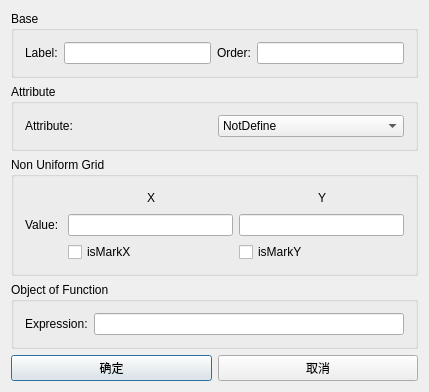
<?xml version="1.0" encoding="UTF-8"?>
<ui version="4.0">
 <class>Sector</class>
 <widget class="QDialog" name="Sector">
  <property name="geometry">
   <rect>
    <x>0</x>
    <y>0</y>
    <width>429</width>
    <height>339</height>
   </rect>
  </property>
  <property name="windowTitle">
   <string>Dialog</string>
  </property>
  <layout class="QGridLayout" name="gridLayout_3">
   <item row="0" column="0" colspan="2">
    <widget class="QGroupBox" name="groupBox">
     <property name="title">
      <string>Base</string>
     </property>
     <layout class="QHBoxLayout" name="horizontalLayout">
      <item>
       <widget class="QLabel" name="label">
        <property name="text">
         <string>Label:</string>
        </property>
       </widget>
      </item>
      <item>
       <widget class="QLineEdit" name="le_name"/>
      </item>
      <item>
       <widget class="QLabel" name="label_2">
        <property name="text">
         <string>Order:</string>
        </property>
       </widget>
      </item>
      <item>
       <widget class="QLineEdit" name="le_order"/>
      </item>
     </layout>
    </widget>
   </item>
   <item row="1" column="0" colspan="2">
    <widget class="QGroupBox" name="groupBox_2">
     <property name="title">
      <string>Attribute</string>
     </property>
     <layout class="QGridLayout" name="gridLayout_2">
      <item row="0" column="0">
       <widget class="QLabel" name="label_3">
        <property name="text">
         <string>Attribute:</string>
        </property>
       </widget>
      </item>
      <item row="0" column="1">
       <widget class="QComboBox" name="cb_attribute">
        <item>
         <property name="text">
          <string>NotDefine</string>
         </property>
        </item>
        <item>
         <property name="text">
          <string>Conductor</string>
         </property>
        </item>
        <item>
         <property name="text">
          <string>Custom</string>
         </property>
        </item>
        <item>
         <property name="text">
          <string>Void</string>
         </property>
        </item>
       </widget>
      </item>
      <item row="1" column="0" colspan="2">
       <layout class="QHBoxLayout" name="horizontalLayout_2"/>
      </item>
     </layout>
    </widget>
   </item>
   <item row="2" column="0" colspan="2">
    <widget class="QGroupBox" name="groupBox_3">
     <property name="title">
      <string>Non Uniform Grid</string>
     </property>
     <layout class="QGridLayout" name="gridLayout">
      <item row="0" column="2">
       <widget class="QLabel" name="label_x">
        <property name="text">
         <string>X</string>
        </property>
       </widget>
      </item>
      <item row="1" column="0">
       <widget class="QLabel" name="label_4">
        <property name="text">
         <string>Value: </string>
        </property>
       </widget>
      </item>
      <item row="0" column="1">
       <spacer name="horizontalSpacer_2">
        <property name="orientation">
         <enum>Qt::Horizontal</enum>
        </property>
        <property name="sizeHint" stdset="0">
         <size>
          <width>40</width>
          <height>20</height>
         </size>
        </property>
       </spacer>
      </item>
      <item row="0" column="4">
       <spacer name="horizontalSpacer_3">
        <property name="orientation">
         <enum>Qt::Horizontal</enum>
        </property>
        <property name="sizeHint" stdset="0">
         <size>
          <width>40</width>
          <height>20</height>
         </size>
        </property>
       </spacer>
      </item>
      <item row="0" column="3">
       <spacer name="horizontalSpacer">
        <property name="orientation">
         <enum>Qt::Horizontal</enum>
        </property>
        <property name="sizeHint" stdset="0">
         <size>
          <width>40</width>
          <height>20</height>
         </size>
        </property>
       </spacer>
      </item>
      <item row="1" column="1" colspan="3">
       <widget class="QLineEdit" name="le_markx"/>
      </item>
      <item row="0" column="5">
       <widget class="QLabel" name="label_y">
        <property name="text">
         <string>Y</string>
        </property>
       </widget>
      </item>
      <item row="0" column="6">
       <spacer name="horizontalSpacer_4">
        <property name="orientation">
         <enum>Qt::Horizontal</enum>
        </property>
        <property name="sizeHint" stdset="0">
         <size>
          <width>40</width>
          <height>20</height>
         </size>
        </property>
       </spacer>
      </item>
      <item row="1" column="4" colspan="3">
       <widget class="QLineEdit" name="le_marky"/>
      </item>
      <item row="2" column="1" colspan="3">
       <widget class="QCheckBox" name="checkBox_isMarkX">
        <property name="text">
         <string>isMarkX</string>
        </property>
       </widget>
      </item>
      <item row="2" column="4" colspan="3">
       <widget class="QCheckBox" name="checkBox_isMarkY">
        <property name="text">
         <string>isMarkY</string>
        </property>
       </widget>
      </item>
     </layout>
    </widget>
   </item>
   <item row="3" column="0" colspan="2">
    <widget class="QGroupBox" name="groupBox_4">
     <property name="title">
      <string>Object of Function</string>
     </property>
     <layout class="QHBoxLayout" name="horizontalLayout_3">
      <item>
       <widget class="QLabel" name="label_8">
        <property name="text">
         <string>Expression:</string>
        </property>
       </widget>
      </item>
      <item>
       <widget class="QLineEdit" name="le_expression"/>
      </item>
     </layout>
    </widget>
   </item>
   <item row="4" column="0">
    <widget class="QPushButton" name="pb_ok">
     <property name="text">
      <string>确定</string>
     </property>
    </widget>
   </item>
   <item row="4" column="1">
    <widget class="QPushButton" name="pb_cancel">
     <property name="text">
      <string>取消</string>
     </property>
    </widget>
   </item>
  </layout>
 </widget>
 <layoutdefault spacing="6" margin="11"/>
 <resources/>
 <connections/>
</ui>
